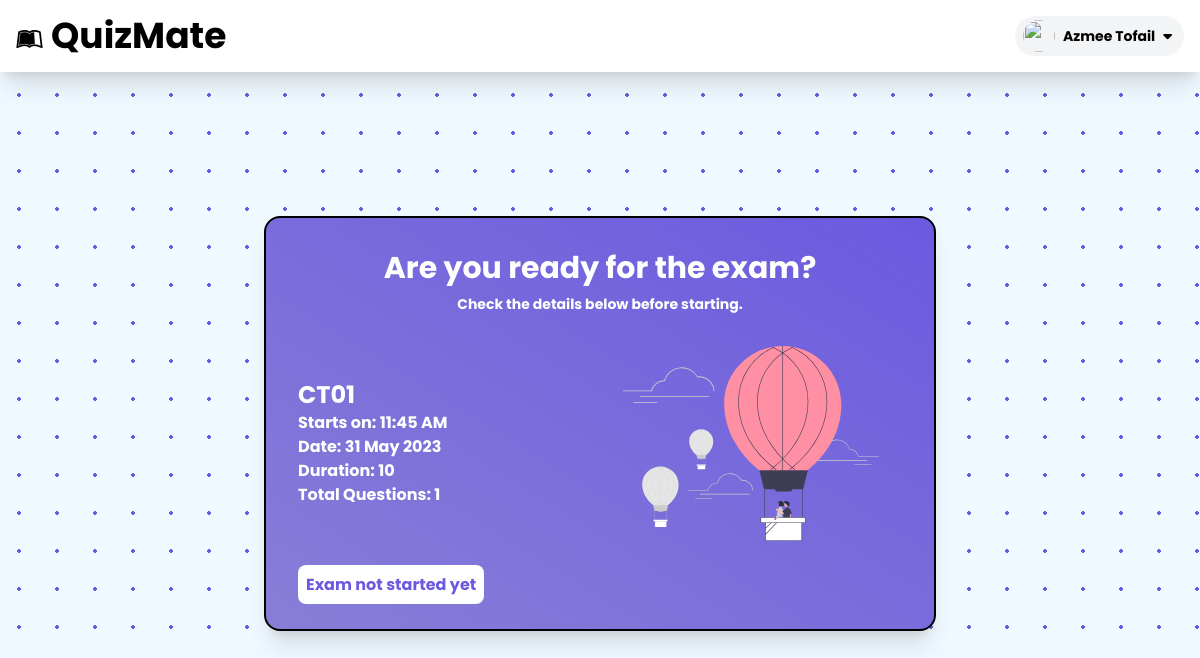
Page /home/exam/start/2/ (signed in) on the committed database.
### exam/models.py (models this page shows, shortened)
class Exam(models.Model):
    classes = models.ForeignKey(Class, related_name='exams', on_delete=models.CASCADE)
    name = models.CharField(max_length=100)
    date = models.DateField(default=None)
    start_time = models.TimeField(default=None)
    duration = models.IntegerField(default=60, null=True, blank=True)
    instruction = models.TextField(null=True, blank=True)

### exam/views.py (the view)
# urls.py: path('exam/start/<int:exam_id>/', examStart, name='examStart'),
@login_required(login_url='/login')
def examStart(request, exam_id):
    exam = Exam.objects.get(id=exam_id)
    class_obj = Class.objects.get(id=exam.classes.id)
    questions = Question.objects.filter(exam=exam.id)
    if(request.user.id == Exam.objects.get(id=exam_id).classes.teacher.id):
        return redirect('/home/exam/'+str(exam.id))
    started = True if exam.start_time <= datetime.now().time() and exam.date == datetime.now().date() else False
    submitted = True if AnswerSheet.objects.filter(exam=exam_id, student=request.user.id).exists() else False
    data = {"exam": exam, "class": class_obj, "questions": questions, "started": started,  'submitted': submitted}
    return render(request, 'exam/examStart.html', data)

### templates/exam/examStart.html (shortened to what this page needs)
{% extends 'exam/base.html' %} {% load static %}{% block content %}
<div class="max-w-2xl mx-auto">
    <div
        class="mt-36 w-full p-8 bg-gradient-to-tr from-secondary to-primary text-white shadow-xl rounded-2xl border-2 border-black"
    >
        <div class="w-full grid grid-cols-2">
            <div class="col-span-2">
                <h1 class="text-center font-bold text-3xl">
                    {% if submitted %} You've already submitted your answer.
                    <span
                        >{% elif not ended %} Are you ready for the exam?</span
                    {% else %} Exam Already Ended {% endif %}
                </h1>
                <p class="text-center text-sm font-bold mt-2">
                    Check the details below before starting.
                </p>
            </div>
            <div
                class="flex flex-col items-start justify-center font-bold text-shadow-xl"
            >
                <h1 class="text-left text-2xl font-bold">{{exam.name}}</h1>
                <h2 class="text-left text-md">
                    Starts on: {{exam.start_time | date:"h:i A"}}
                </h2>
                <h2 class="text-left text-md">
                    Date: {{exam.date |date:"d M Y"}}
                </h2>
                <h2 class="text-left text-md">Duration: {{exam.duration}}</h2>
                <h2 class="text-left text-md">
                    Total Questions: {{questions.count}}
                </h2>
            </div>
            <div>
                <img
                    src="{% static 'exam/images/hotairbaloon.svg' %}"
                    alt=""
                    class="w-64 mx-auto my-8"
                />
            </div>
            <div class="col-span-2">
                {% if submitted %}
                <a
                    href="{% url 'reportcard' exam.id request.user.id %}"
                    class="w-full bg-white text-primary font-bold p-2 rounded-lg"
                >
                    View Results
                </a>
                {% else %}
                <a
                    href="#"
                    class="w-full bg-white text-primary font-bold p-2 rounded-lg disabled"
                >
                    Exam not started yet
                </a>
                {% endif %}
            </div>
        </div>
    </div>
</div>
{%endblock%}

### templates/reusable/exam_header.html (shortened to what this page needs)
{% load static %}
<div class="sticky top-0 max-w-screen bg-white py-4 shadow-xl">
    <div class="max-w-7xl px-4 flex justify-between items-center mx-auto">
        <div>
            <a href="/home" class="text-xl md:text-2xl lg:text-4xl text-black font-bold" ><i class="text-2xl mr-2 fa fa-leanpub"></i>QuizMate</a>
        </div>
        <div class="relative ml-3">
            <div>
                <button
                    type="button"
                    class="flex max-w-xs items-center rounded-full bg-gray-100 py-1 px-2 gap-2 text-sm focus:outline-none focus:ring-2 focus:ring-white focus:ring-offset-2 focus:ring-offset-gray-800"
                    id="user-menu-button"
                    aria-expanded="false"
                    aria-haspopup="true"
                    onclick="profileheaderModal()"
                >
                    <img
                        class="h-8 w-8 rounded-full"
                        src="https://www.clipartmax.com/png/middle/171-1717870_stockvader-predicted-cron-for-may-user-profile-icon-png.png"
                        alt=""
                    />
                    <p>
                        {% if request.user.first_name != "" %}
                        <span class="font-bold">
                            {{request.user.first_name}}
                            {{request.user.last_name}}
                        </span>
                        {% else %}
                        <span class="font-bold">{{request.user.username}}</span>
                        {% endif %}
                    </p>
                    <i class="fa-solid fa-caret-down mr-1"></i>
                </button>
            </div>
        </div>
    </div>
</div>

### static/exam/base.css (style rules this page uses)
.polkabg { background-image: radial-gradient( #6b5ae0 1.6500000000000001px, #f0f9ff 1.6500000000000001px ); background-size: 38px 38px; }

### rows in the picture
Exam: name "CT01", start_time "11:45 AM", date "31 May 2023", duration "10"

### other values in the picture
{{ request.user.first_name }} "Azmee"
{{ request.user.last_name }} "Tofail"
{{ questions.count }} "1"
